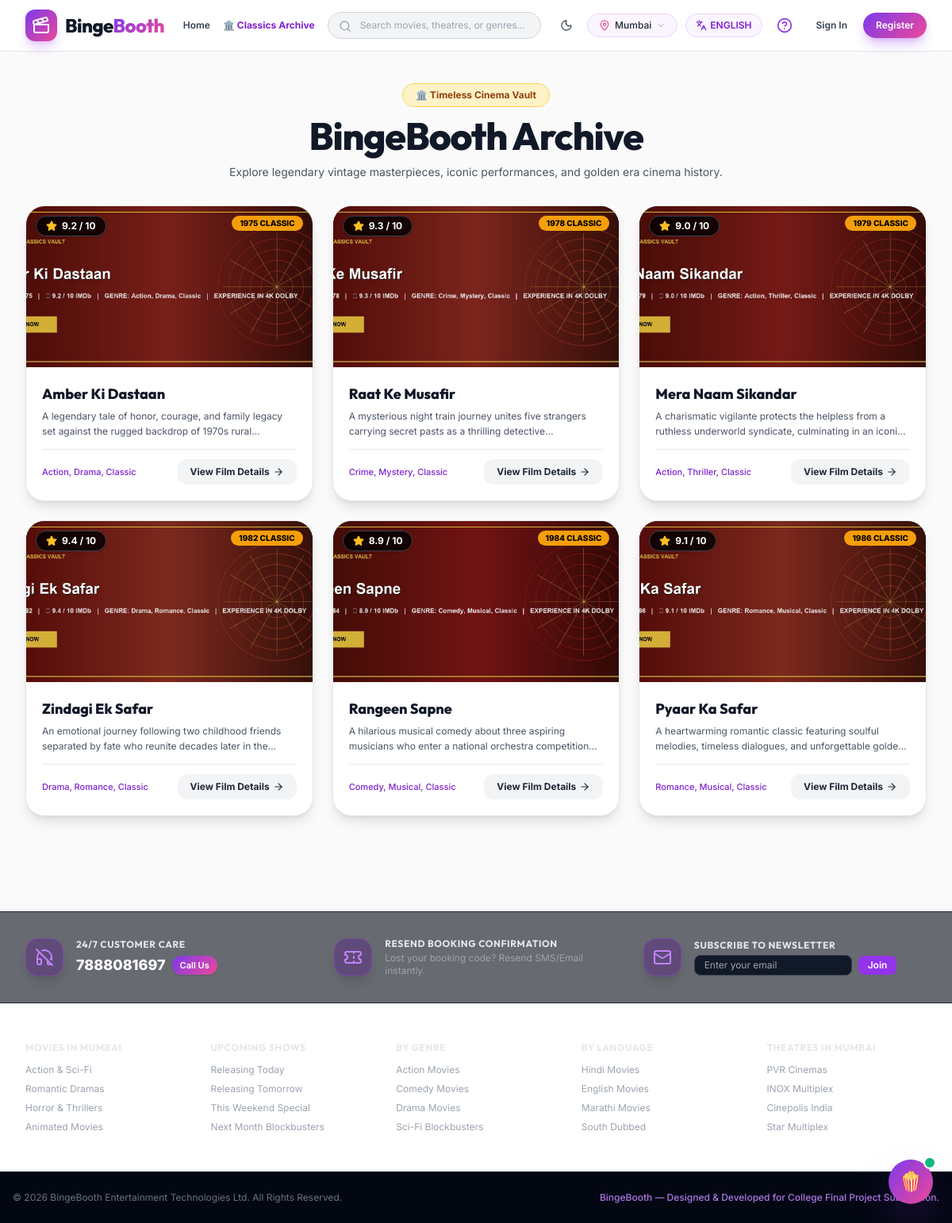
/classics, run on the app's committed database.
### models.py (models this page shows)
class Movie(db.Model):
    __tablename__ = 'movies'
    id = db.Column(db.Integer, primary_key=True)
    title = db.Column(db.String(200), nullable=False)
    title_hi = db.Column(db.String(200), nullable=True)
    slug = db.Column(db.String(200), unique=True, nullable=False, index=True)
    description = db.Column(db.Text, nullable=False)
    description_hi = db.Column(db.Text, nullable=True)
    trivia = db.Column(db.Text, nullable=True) # Fun facts for classic/archived movies
    duration_minutes = db.Column(db.Integer, nullable=False)
    genres = db.Column(db.String(200), nullable=False) # Comma-separated: Action, Sci-Fi
    languages = db.Column(db.String(200), nullable=False) # Comma-separated: Hindi, English
    formats = db.Column(db.String(100), default="2D,3D") # 2D, 3D, IMAX
    certificate = db.Column(db.String(20), default="UA") # U, UA, A
    release_date = db.Column(db.Date, nullable=False)
    poster_url = db.Column(db.String(500), nullable=False)
    banner_url = db.Column(db.String(500), nullable=False)
    trailer_youtube_id = db.Column(db.String(100), nullable=False)
    rating = db.Column(db.Float, default=8.5)
    votes_count = db.Column(db.Integer, default=1240)
    cast_json = db.Column(db.Text, nullable=True) # JSON list of {name, role, image}
    crew_json = db.Column(db.Text, nullable=True) # JSON list of {name, role}
    status = db.Column(db.String(30), default='now_showing') # now_showing, upcoming, archived
    is_classic = db.Column(db.Boolean, default=False)
    images = db.relationship('MovieImage', backref='movie', lazy=True, cascade="all, delete-orphan")
    reviews = db.relationship('Review', backref='movie', lazy=True, cascade="all, delete-orphan")
    shows = db.relationship('Show', backref='movie', lazy=True, cascade="all, delete-orphan")

### routes/main.py (the view)
@main_bp.route('/classics')
def classics():
    classics_list = Movie.query.filter_by(is_classic=True).order_by(Movie.release_date.asc()).all()
    return render_template('classics.html', classics=classics_list)

### templates/classics.html (shortened to what this page needs)
{% extends 'base.html' %}
{% block content %}
<div class="max-w-7xl mx-auto px-4 sm:px-6 lg:px-8 py-10 space-y-8">
  <div class="text-center max-w-2xl mx-auto space-y-3">
    <div class="inline-flex items-center gap-2 bg-amber-100 dark:bg-amber-950/60 border border-amber-300 dark:border-amber-700/60 px-4 py-1.5 rounded-full text-xs font-bold text-amber-800 dark:text-amber-300">
      🏛️ Timeless Cinema Vault
    </div>
    <h1 class="font-heading font-extrabold text-3xl sm:text-5xl text-gray-900 dark:text-white tracking-tight">
      BingeBooth Archive
    </h1>
    <p class="text-xs sm:text-sm text-gray-600 dark:text-gray-400">
      Explore legendary vintage masterpieces, iconic performances, and golden era cinema history.
    </p>
  </div>
  <div class="grid grid-cols-1 sm:grid-cols-2 lg:grid-cols-3 gap-6">
    {% for movie in classics %}
      <div class="poster-card bg-bingeSurface border border-gray-200 dark:border-gray-800 rounded-3xl overflow-hidden shadow-lg flex flex-col group relative">
        <div class="aspect-[16/9] w-full overflow-hidden relative bg-gray-900">
          <img src="{{ movie.banner_url or movie.poster_url }}" alt="{{ movie.title }}" class="w-full h-full object-cover group-hover:scale-105 transition-transform duration-500" onerror="this.onerror=null;this.src='/static/img/posters/placeholder.jpg';">
          <div class="absolute top-3 left-3 bg-black/80 backdrop-blur-md border border-gray-700 px-3 py-1 rounded-full flex items-center gap-1.5 shadow">
            <i data-lucide="star" class="w-3.5 h-3.5 text-amber-400 fill-amber-400"></i>
            <span class="text-xs font-bold text-white">{{ movie.rating }} / 10</span>
          </div>
          <div class="absolute top-3 right-3 bg-amber-500 text-black text-[10px] font-extrabold px-2.5 py-0.5 rounded-full uppercase">
            {{ movie.release_date.strftime('%Y') }} Classic
          </div>
        </div>
        <div class="p-5 flex flex-col justify-between flex-1 space-y-3">
          <div>
            <h3 class="font-heading font-extrabold text-lg text-gray-900 dark:text-white group-hover:text-purple-600 dark:group-hover:text-purple-400 transition-colors">
              <a href="{{ url_for('main.classic_detail', slug=movie.slug) }}">
                {{ movie.title }}
              </a>
            </h3>
            <p class="text-xs text-gray-600 dark:text-gray-400 mt-1 line-clamp-2 leading-relaxed">
              {{ movie.description }}
            </p>
          </div>
          <div class="pt-3 border-t border-gray-200 dark:border-gray-800 flex items-center justify-between">
            <span class="text-[11px] font-medium text-purple-700 dark:text-purple-400">{{ movie.genres }}</span>
            <a href="{{ url_for('main.classic_detail', slug=movie.slug) }}" class="bg-gray-100 dark:bg-gray-800 hover:bg-purple-600 hover:text-white text-gray-800 dark:text-gray-200 text-xs font-bold px-4 py-2 rounded-xl transition-all flex items-center gap-1">
              <span>View Film Details</span>
              <i data-lucide="arrow-right" class="w-3.5 h-3.5"></i>
            </a>
          </div>
        </div>
      </div>
    {% else %}
      <div class="col-span-full bg-bingeSurface border border-gray-200 dark:border-gray-800 rounded-3xl p-12 text-center text-gray-500 dark:text-gray-400 text-sm">
        No classic archive movies added yet. Add classics via the Admin Panel by marking <code>is_classic = True</code>.
      </div>
    {% endfor %}
  </div>
</div>
{% endblock %}

### data on the page
Movie: banner_url (picture), rating "9.2", release_date "1975", title "Amber Ki Dastaan", description "A legendary tale of honor, courage, and family legacy set against the rugged backdrop of 1970s…", genres "Action, Drama, Classic"
Movie: banner_url (picture), rating "9.3", release_date "1978", title "Raat Ke Musafir", description "A mysterious night train journey unites five strangers carrying secret pasts as a thrilling…", genres "Crime, Mystery, Classic"
Movie: banner_url (picture), rating "9.0", release_date "1979", title "Mera Naam Sikandar", description "A charismatic vigilante protects the helpless from a ruthless underworld syndicate, culminating in an…", genres "Action, Thriller, Classic"
Movie: banner_url (picture), rating "9.4", release_date "1982", title "Zindagi Ek Safar", description "An emotional journey following two childhood friends separated by fate who reunite decades later in…", genres "Drama, Romance, Classic"
Movie: banner_url (picture), rating "8.9", release_date "1984", title "Rangeen Sapne", description "A hilarious musical comedy about three aspiring musicians who enter a national orchestra…", genres "Comedy, Musical, Classic"
Movie: banner_url (picture), rating "9.1", release_date "1986", title "Pyaar Ka Safar", description "A heartwarming romantic classic featuring soulful melodies, timeless dialogues, and…", genres "Romance, Musical, Classic"

### other printed values
{{ t('nav_home') }} "Home"
{{ current_city }} "Mumbai"
{{ 'ENGLISH' if current_lang == 'en' else 'हिंदी' }} "ENGLISH"
{{ t('nav_sign_in') }} "Sign In"
{{ t('nav_register') }} "Register"
{{ t('customer_care_title') }} "24/7 CUSTOMER CARE"
{{ t('call_us') }} "Call Us"
{{ t('resend_confirmation_title') }} "RESEND BOOKING CONFIRMATION"
{{ t('subscribe_newsletter_title') }} "SUBSCRIBE TO NEWSLETTER"
{{ current_city | upper }} "MUMBAI"
{{ t('made_for_college') }} "BingeBooth — Designed & Developed for College Final Project Submission."
